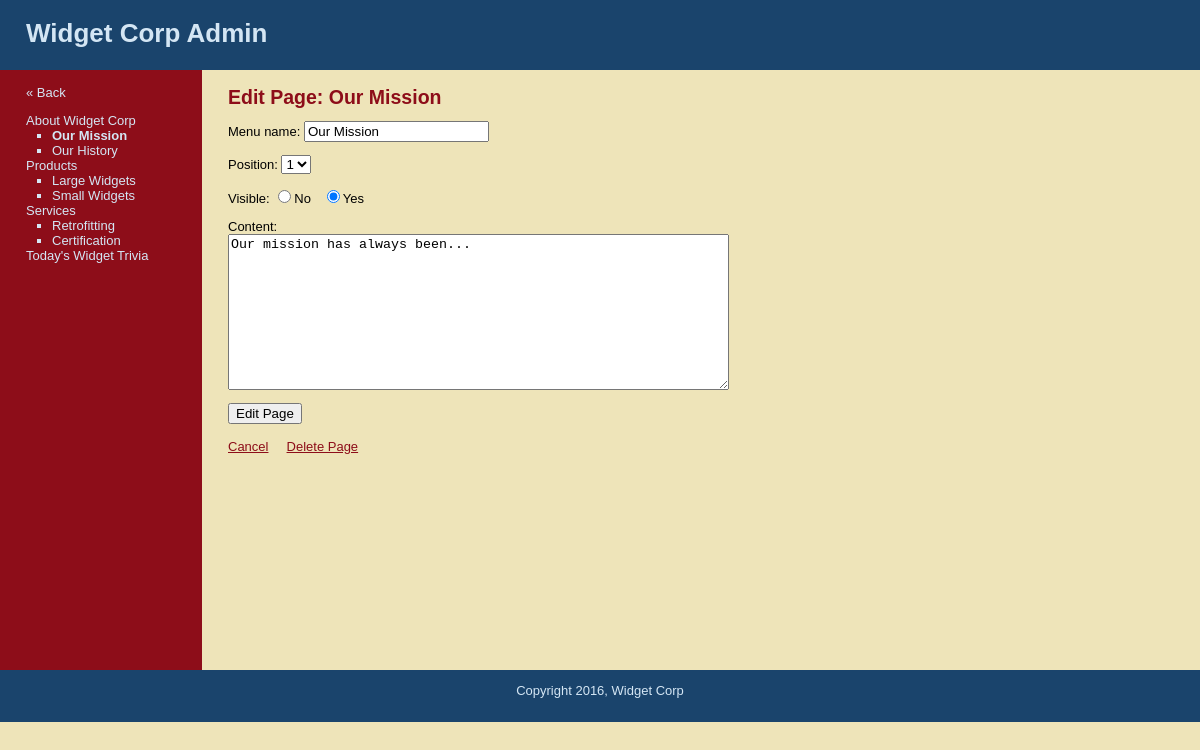
The page /edit_page.php?page=1 (signed in) on the database its author committed.
### tables this page shows
CREATE TABLE `subjects` (
  `id` int(11) NOT NULL AUTO_INCREMENT,
  `menu_name` varchar(30) NOT NULL,
  `position` int(3) NOT NULL,
  `visible` tinyint(1) NOT NULL,
  PRIMARY KEY (`id`)
);

CREATE TABLE `pages` (
  `id` int(11) NOT NULL AUTO_INCREMENT,
  `subject_id` int(11) NOT NULL,
  `menu_name` varchar(30) NOT NULL,
  `position` int(3) NOT NULL,
  `visible` tinyint(1) NOT NULL,
  `content` text,
  PRIMARY KEY (`id`),
  KEY `subject_id` (`subject_id`)
);

### public/edit_page.php (the view, shortened to what this page needs)
<?php require_once("../includes/db_connections.php"); ?>
<?php require_once("../includes/functions.php"); ?>
<?php find_selected_page(); ?>
<?php include("../includes/layouts/header.php"); ?>
<div id="main">
    <div id="navigation">
        <br/>
        <a href="manage_content.php?page=<?php echo urlencode($current_page["id"]); ?>">&laquo; Back</a><br/>
        <?php echo navigation($current_subject, $current_page); ?>
    </div>
    <div id="page">
        <h2>Edit Page: <?php echo htmlentities($current_page["menu_name"]); ?></h2>
        <form action="edit_page.php?page=<?php echo urlencode($current_page["id"]); ?>" method="post">
            <p>Menu name:
                <input type="text" name="menu_name" value="<?php echo htmlentities($current_page["menu_name"]); ?>" />
            </p>
            <p>Position:
                <select name="position">
                    <?php
                        $page_set = find_pages_for_subject($current_page["subject_id"], false);
                        $page_count = mysqli_num_rows($page_set);
                        for($count = 1; $count <= $page_count; $count++){
                            echo "<option value=\"{$count}\"";
                            if($current_page["position"] == $count){
                                echo " selected";
                            }
                            echo ">{$count}</option>";
                        }
                    ?>
                </select>
            </p>
            <p>Visible:
                <input type="radio" name="visible" value="0" <?php if($current_page["visible"] == 0) {echo "checked"; } ?>/>No
                &nbsp;
                <input type="radio" name="visible" value="1" <?php if($current_page["visible"] == 1) {echo "checked"; } ?>/>Yes
            </p>
            <p>Content: <br/>
                <textarea name="content" rows="10" cols="60"><?php echo htmlentities($current_page["content"]); ?></textarea>
            </p>
            <input type="submit" name="submit" value="Edit Page"/>
        </form>
        <br />
        <a href="manage_content.php">Cancel</a>
        <a href="delete_page.php?page=<?php echo urlencode($current_page["id"]); ?>" onclick="return confirm('Are you sure?'); ">Delete Page</a>
    </div>
</div>
<?php include("../includes/layouts/footer.php"); ?>

### includes/functions.php (shortened to what this page needs)
<?php
    function find_all_subjects($public=true){
        global $connection;
        $query  = "SELECT * ";
        $query .= "FROM subjects ";
        $query .= "ORDER BY position ASC";
        $subject_set = mysqli_query($connection, $query);
        return $subject_set;
    }
    function find_pages_for_subject($subject_id, $public=true){
        global $connection;
        $safe_subject_id = mysqli_real_escape_string($connection, $subject_id);
        $query  = "SELECT * ";
        $query .= "FROM pages ";
        $query .= "WHERE subject_id = {$safe_subject_id} ";
        $query .= "ORDER BY position ASC";
        $page_set = mysqli_query($connection, $query);
        return $page_set;
    }
    function find_selected_page($public = false){
        if(isset($_GET["subject"])){
            $current_subject = find_subject_by_id($_GET["subject"], $public);
           if($current_subject && $public){
                $current_page = find_default_page_for_subject($current_subject["id"]);
           }else{
               $current_page = null;
           }
        }elseif(isset($_GET["page"])){
            $current_subject = null;
            $current_page = find_page_by_id($_GET["page"], $public);
        }else{
            $current_subject = null;
            $current_page = null;
        }
    }
    function navigation($subject_array, $page_array){
        $output = "<ul class=\"subjects\">";
        $subject_set = find_all_subjects(false);
        while($subject = mysqli_fetch_assoc($subject_set)) {
            $output .= "<li";
            $output .= ">";
            $output .= "<a href=\"manage_content.php?subject=";
            $output .= urlencode($subject["id"]);
            $output .= "\">";
            $output .= htmlentities($subject["menu_name"]);
            $output .= "</a>";
            $page_set = find_pages_for_subject($subject["id"], false);
            $output .= "<ul class=\"pages\">";
            while($page = mysqli_fetch_assoc($page_set)) {
                $output .= "<li";
                if($page_array && $page["id"] == $page_array["id"]){
                    $output .= " class=\"selected\"";
                }
                $output .= ">";
                $output .= "<a href=\"manage_content.php?page=";
                $output .= urlencode($page["id"]);
                $output .= "\">";
                $output .= htmlentities($page["menu_name"]);
                $output .= "</a>";
                $output .= "</li>";
            }
            $output .= "</ul>";
            $output .= "</li>";
        }
		$output .= "</ul>";
        return $output;
    }
    function find_page_by_id($page_id, $public=true){
        global $connection;
        $safe_page_id = mysqli_real_escape_string($connection, $page_id);
        $query  = "SELECT * ";
        $query .= "FROM pages ";
        $query .= "WHERE id = {$safe_page_id} ";
        $query .= "LIMIT 1";
        $page_set = mysqli_query($connection, $query);
        if($page = mysqli_fetch_assoc($page_set)){
            return $page;
        }else{
            return null;
        }
    }
?>

### public/stylesheets/public.css (style rules this page uses)
html { height: 100%; width: 100%; }
body { width: 100%; height: 100%; margin: 0; padding: 0; border: 0; font-family: Verdana, Arial, Helvetica, sans-serif; font-size: 13px; line-height: 15px; background: #EEE4B9; }
a { color: #8D0D19; }
#main { height: 600px; width: 100%; margin: 0; padding: 0; background: #EEE4B9; }
#navigation { float: left; width: 150px; height: 100%; margin: 0; padding: 0 2em; color: #D4E6F4; background: #8D0D19; }
#navigation a { color: #D4E6F4; text-decoration: none; }
ul.subjects { margin: 1em 0; padding-left: 0; list-style: none; }
ul.pages { padding-left: 2em; list-style: square; font-weight: normal; }
.selected { font-weight: bold; }
#page { float: left; height: 100%; padding-left: 2em; vertical-align: top; background: #EEE4B9; }
#page h2 { color: #8D0D19; margin-top: 1em; }

### rows shown on the page
subjects: value "About Widget Corp"
pages: value "Our Mission", menu_name "Our Mission", position "1", visible "☑", content "Our mission has always been..."
pages: value "Our History"
subjects: value "Products"
pages: value "Large Widgets"
pages: value "Small Widgets"
subjects: value "Services"
pages: value "Retrofitting"
pages: value "Certification"
subjects: value "Today's Widget Trivia"
